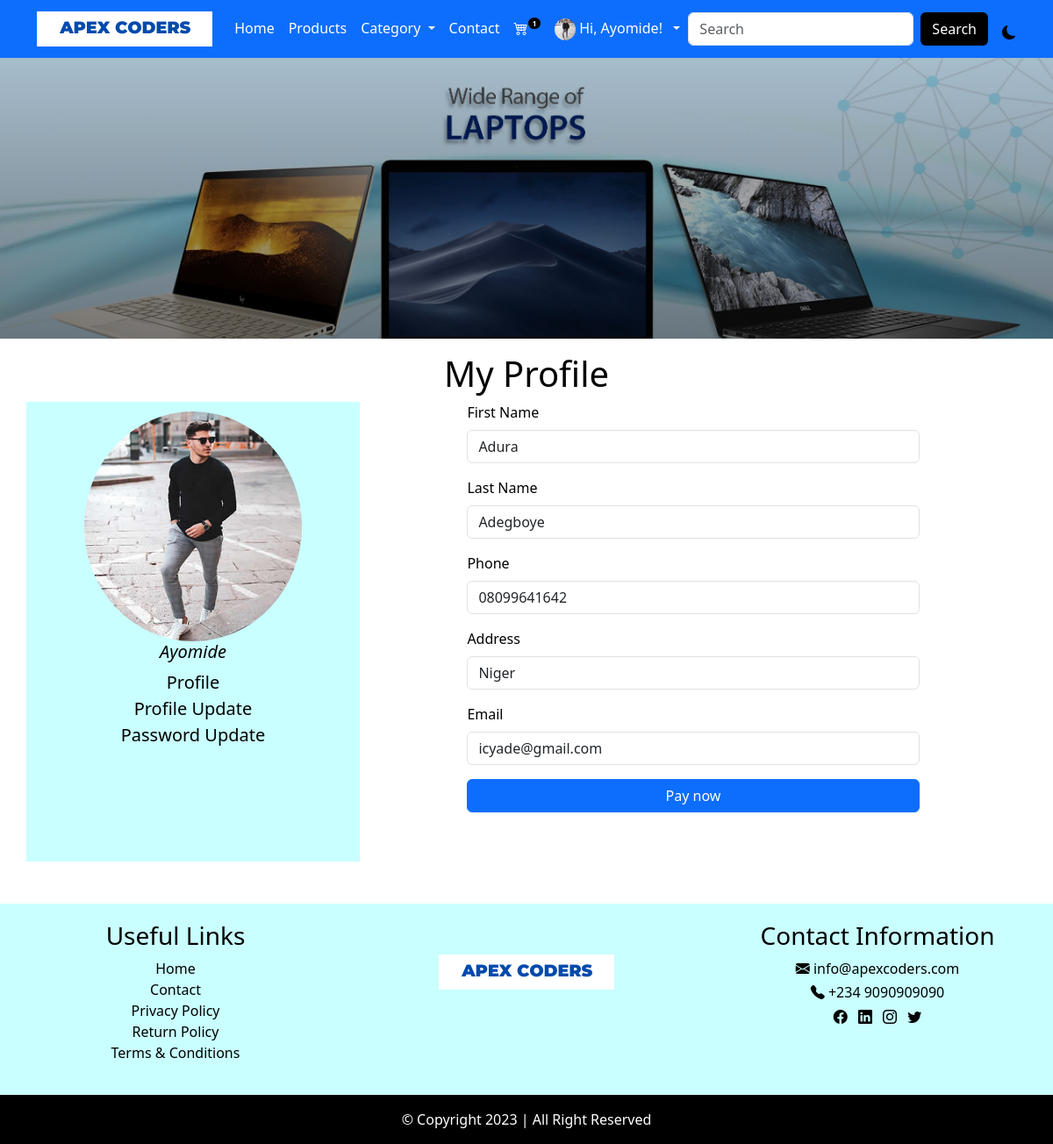
Screenshot of /profile (signed in) with the database file from the repository.
### main/models.py (models this page shows, shortened)
class AppInfo(models.Model):
    logo = models.ImageField(upload_to='logo')
    carousel1 = models.ImageField(upload_to='carousel')
    carousel2 = models.ImageField(upload_to='carousel')
    carousel3 = models.ImageField(upload_to='carousel')
    banner = models.ImageField(upload_to='banner')
    appname = models.CharField(max_length=50)
    copyright = models.IntegerField()

### userprofile/models.py (models this page shows, shortened)
class Customer(models.Model):
    user = models.OneToOneField(User, on_delete=models.CASCADE)
    first_name = models.CharField(max_length=100)
    last_name = models.CharField(max_length=100)
    email = models.EmailField(max_length=150)
    phone = models.CharField(max_length=50)
    address = models.CharField(max_length=200)
    pix = models.ImageField(upload_to="profile_pix")
    joined = models.DateTimeField(auto_now_add=True)

### main/views.py (the view)
# urls.py: path('profile', views.profile, name = 'profile'),
@login_required(login_url='signin')
def profile(request):
    userprof = Customer.objects.get(user__username=request.user.username)
    context = {
        'userprof': userprof
    }
    return render(request, 'profile.html', context)

### main/context_processor.py (called while the page is built)
def apex(request):
    info = AppInfo.objects.get(pk=1)
    category = Category.objects.all()
    context = {
        'info': info,
        'category': category
    }
    return context

def cartcount(request):
    cart = Cart.objects.filter(user__username = request.user.username, paid=False)
    itemcount = 0
    for item in cart:
        itemcount += item.quantity
    context = {
        'cart': cart,
        'itemcount': itemcount
    }
    return context

### main/templates/profile.html (shortened to what this page needs)
{% extends 'base.html' %}
{% block header %}
    {% include 'header.html' %}
{% endblock header %}
{% block banner %}
    {% include 'banner.html' %}
{% endblock banner %}
{% block content %}
<div class="container">
  <div class="mt-3 mb-5">
   <h1 class="text-center text-capitalize">my profile</h1>
   <div class="row">
      <div class="col-md-4 pavat">
        <img src="{{userprof.pix.url}}" alt="" class="img-fluid h-50" >
          <h5>{{userprof.user}}</h5>
          <ul class="list-unstyled">
              <li><a href="{% url 'profile' %}">profile</a></li>
              <li><a href="{% url 'profile_update' %}">profile update</a></li>
              <li><a href="{% url 'password_update' %}">password update</a></li>
          </ul>
      </div>
      <div class="col-md-8 pform">
        <form action="">
          <div class="mb-3">
            <label for="exampleFormControlInput1" class="form-label">first name</label>
            <input type="text" value="{{userprof.first_name}}" class="form-control" id="exampleFormControlInput1">
          </div>
          <div class="mb-3">
            <label for="exampleFormControlInput1" class="form-label">last name</label>
            <input type="text" value="{{userprof.last_name}}" class="form-control" id="exampleFormControlInput1">
          </div>
          <div class="mb-3">
            <label for="exampleFormControlInput1" class="form-label">phone</label>
            <input type="text" value="{{userprof.phone}}" class="form-control" id="exampleFormControlInput1">
          </div>
          <div class="mb-3">
            <label for="exampleFormControlInput1" class="form-label">address</label>
            <input type="text" value="{{userprof.address}}" class="form-control" id="exampleFormControlInput1">
          </div>
          <div class="mb-3">
            <label for="exampleFormControlInput1" class="form-label">email</label>
            <input type="email" value="{{userprof.email}}" class="form-control" id="exampleFormControlInput1">
          </div>
          <div class="mb-3">
            <button class="btn btn-primary">Pay now</button>
          </div>
        </form>
      </div>
    </div>
  </div>
</div>
{% endblock content %}
{% block footer %}
    {% include 'footer.html' %}
{% endblock footer %}

### main/templates/header.html (shortened to what this page needs)
<nav class="navbar navbar-expand-lg bg-primary sticky-top">
  <div class="container">
    <a class="navbar-brand" href="#"><img src="{{info.logo.url}}" alt=""></a>
    <div class="collapse navbar-collapse" id="navbarSupportedContent">
      <ul class="navbar-nav mx-auto mb-2 mb-lg-0">
        {% if user.is_authenticated %}
        <li class="nav-item">
          <a class="nav-link" aria-current="page" href="{% url 'home' %}">home</a>
        </li>
        <li class="nav-item">
          <a class="nav-link" href="{% url 'products' %}">products</a>
        </li>
        <li class="nav-item dropdown">
          <a class="nav-link dropdown-toggle" href="#" role="button" data-bs-toggle="dropdown" aria-expanded="false">
            category
          </a>
        </li>
        <li class="nav-item">
          <a class="nav-link" href="{% url 'contact' %}">contact</a>
        </li>
        <li class="nav-item">
            <a class="nav-link" href="{% url 'cart' %}">
                <div class="wrapper d-flex justify-content-start">
                    <i class="bi bi-cart4"></i>
                    <span class="badge h-25 bg-black rounded-circle">{{itemcount}}</span>
                </div>
            </a>
        </li>
        <li class="nav-item dropdown">
          <a class="nav-link dropdown-toggle" href="" role="button" data-bs-toggle="dropdown" aria-expanded="false">
            {% if user.customer %}
            <img src="{{user.customer.pix.url}}" style="height: 25px;" alt=""><span class="m-1">Hi, {{user.username}}!</span>
            {% endif %}
          </a>
        </li>
        {% endif %}
      </ul>
      <form action="{% url 'search' %}" method="POST" class="d-flex" role="search">
        <input class="form-control me-2" name="item" type="search" placeholder="Search" aria-label="Search">
        <button class="btn bg-black text-white" type="submit">Search</button>
      </form>
      <div class="rash ms-3 pt-2">
        <i class="bi bi-moon-fill"></i>
      </div>
    </div>
  </div>
</nav>

### main/static/css/style.css (style rules this page uses)
* { padding: 0%; margin: 0%; box-sizing: border-box; }
html { scroll-behavior: smooth; }
.nav-item a { color: white; text-transform: capitalize; font-weight: 500; }
.nav-link img { border-radius: 100%; }
.wrapper span { font-size: 8px; }
.rash { cursor: pointer; }
:root { --bg: white; --icon: black; --text: black; --foot: black; }
body { background: var(--bg); color: var(--text) }
.pavat { text-align: center; background-color: rgb(201, 255, 255); }
.pavat img { border-radius: 100%; margin-top: 3%; }
.pavat h5 { font-style: italic; }
.pavat a { text-decoration: none; color:black; text-transform: capitalize; font-size: 20px; }
.pform form { width: 70%; margin-left: 15%; margin-right: 15%; }
.pform label { text-transform: capitalize; font-weight: 500; }
.pform button { width: 100%; }

### rows the page displays
AppInfo: logo (picture)
Customer: pix (picture), user "Ayomide", first_name "Adura", last_name "Adegboye", phone "08099641642", address "Niger", email "icyade@gmail.com"

### other values shown
{{ itemcount }} "1"
{{ user.username }} "Ayomide"
